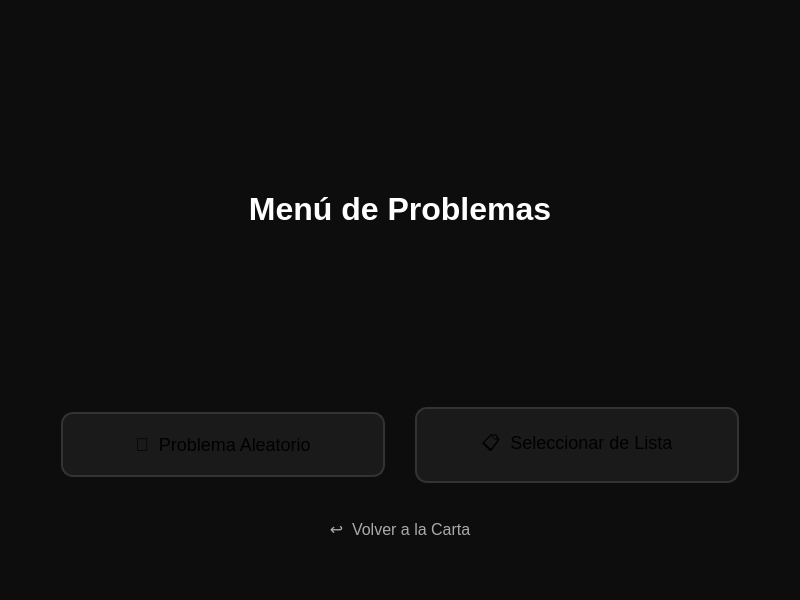
<?xml version="1.0" encoding="UTF-8"?>
<ui version="4.0">
 <class>QuizView</class>
 <widget class="QDialog" name="QuizView">
  <property name="geometry">
   <rect>
    <x>0</x>
    <y>0</y>
    <width>800</width>
    <height>600</height>
   </rect>
  </property>
  <property name="styleSheet">
    <string>
      QWidget#QuizView {
        background-color: #0d0d0d;
      }
      QPushButton#btnRandom, QPushButton#btnSelect {
        font-size: 18px;
        border-radius: 12px;
        padding: 20px;
        background-color: #1a1a1a;
        border: 2px solid #333333;
      }
      QPushButton#btnRandom:hover, QPushButton#btnSelect:hover {
        background-color: #252525;
        border-color: #e94560;
      }
    </string>
  </property>
  <layout class="QVBoxLayout" name="verticalLayout">
   <item>
    <widget class="QStackedWidget" name="stackedWidget">
     <property name="currentIndex">
      <number>0</number>
     </property>
     
     <!-- Page 0: Menu -->
     <widget class="QWidget" name="pageMenu">
      <layout class="QVBoxLayout" name="layoutMenu">
        <property name="spacing">
            <number>30</number>
        </property>
        <property name="leftMargin">
            <number>50</number>
        </property>
        <property name="rightMargin">
            <number>50</number>
        </property>
        <property name="topMargin">
            <number>50</number>
        </property>
        <property name="bottomMargin">
            <number>50</number>
        </property>

        <item>
            <widget class="QLabel" name="lblTitle">
                <property name="text"><string>Menú de Problemas</string></property>
                <property name="alignment"><set>Qt::AlignCenter</set></property>
                <property name="styleSheet"><string>font-size: 32px; font-weight: bold; color: #ffffff; margin-bottom: 20px;</string></property>
            </widget>
        </item>
        
        <item>
           <layout class="QHBoxLayout" name="layoutButtons">
              <property name="spacing">
                  <number>30</number>
              </property>
              <item>
                  <widget class="QPushButton" name="btnRandom">
                      <property name="text"><string>🎲  Problema Aleatorio</string></property>
                      <property name="minimumHeight"><number>150</number></property>
                      <property name="cursor"><cursorShape>PointingHandCursor</cursorShape></property>
                  </widget>
              </item>
              <item>
                  <widget class="QPushButton" name="btnSelect">
                      <property name="text"><string>📋  Seleccionar de Lista</string></property>
                      <property name="minimumHeight"><number>150</number></property>
                      <property name="cursor"><cursorShape>PointingHandCursor</cursorShape></property>
                  </widget>
              </item>
           </layout>
        </item>
        
        <item>
            <spacer name="spacerMenu"><property name="orientation"><enum>Qt::Vertical</enum></property></spacer>
        </item>

        <item>
            <widget class="QPushButton" name="btnBackToChart">
                <property name="text"><string>↩️  Volver a la Carta</string></property>
                <property name="cursor"><cursorShape>PointingHandCursor</cursorShape></property>
                <property name="class" stdset="0"><string>ghost</string></property>
                <property name="styleSheet"><string>font-size: 16px; color: #aaaaaa; background: transparent; border: none;</string></property>
            </widget>
        </item>
      </layout>
     </widget>

     <!-- Page 1: List -->
     <widget class="QWidget" name="pageList">
       <layout class="QVBoxLayout" name="layoutList">
         <item><widget class="QLabel" name="lblListTitle"><property name="text"><string>Selecciona un problema</string></property><property name="styleSheet"><string>font-size: 24px; font-weight: bold; color: white;</string></property></widget></item>
         <item>
            <layout class="QHBoxLayout" name="layoutListActions">
                <item><widget class="QPushButton" name="btnAddQuestion"><property name="text"><string>➕  Crear Pregunta</string></property><property name="class" stdset="0"><string>primary</string></property><property name="cursor"><cursorShape>PointingHandCursor</cursorShape></property></widget></item>
                <item><spacer name="spacerListAction"><property name="orientation"><enum>Qt::Horizontal</enum></property></spacer></item>
            </layout>
         </item>
         <item><widget class="QListWidget" name="problemList"/></item>
         <item><widget class="QPushButton" name="btnBackFromList"><property name="text"><string>↩️  Volver</string></property><property name="class" stdset="0"><string>ghost</string></property></widget></item>
       </layout>
     </widget>

     <!-- Page 2: Problem (Existing) -->
     <widget class="QWidget" name="pageProblem">
       <layout class="QVBoxLayout" name="layoutProblem">
         <item><widget class="QLabel" name="labelQuestion">
           <property name="text"><string>Pregunta...</string></property>
           <property name="wordWrap"><bool>true</bool></property>
           <property name="styleSheet"><string>font-size: 22px; font-weight: bold; color: white; margin-bottom: 20px;</string></property>
         </widget></item>
         
         <item><widget class="QRadioButton" name="rbAnswer1"><property name="text"><string>Respuesta 1</string></property><property name="styleSheet"><string>padding: 15px; font-size: 16px;</string></property><property name="cursor"><cursorShape>PointingHandCursor</cursorShape></property></widget></item>
         <item><widget class="QRadioButton" name="rbAnswer2"><property name="text"><string>Respuesta 2</string></property><property name="styleSheet"><string>padding: 15px; font-size: 16px;</string></property><property name="cursor"><cursorShape>PointingHandCursor</cursorShape></property></widget></item>
         <item><widget class="QRadioButton" name="rbAnswer3"><property name="text"><string>Respuesta 3</string></property><property name="styleSheet"><string>padding: 15px; font-size: 16px;</string></property><property name="cursor"><cursorShape>PointingHandCursor</cursorShape></property></widget></item>
         <item><widget class="QRadioButton" name="rbAnswer4"><property name="text"><string>Respuesta 4</string></property><property name="styleSheet"><string>padding: 15px; font-size: 16px;</string></property><property name="cursor"><cursorShape>PointingHandCursor</cursorShape></property></widget></item>
         
         <item><widget class="QLabel" name="labelFeedback">
           <property name="text"><string></string></property>
           <property name="alignment"><set>Qt::AlignCenter</set></property>
           <property name="styleSheet"><string>font-size: 18px; font-weight: bold; margin: 20px;</string></property>
         </widget></item>

         <item>
           <layout class="QHBoxLayout" name="layoutActions">
             <item><widget class="QPushButton" name="btnVerify"><property name="text"><string>✅  Verificar Solución</string></property><property name="class" stdset="0"><string>primary</string></property><property name="cursor"><cursorShape>PointingHandCursor</cursorShape></property></widget></item>
             <item><widget class="QPushButton" name="btnBackFromProblem"><property name="text"><string>↩️  Volver al Menú</string></property><property name="class" stdset="0"><string>ghost</string></property><property name="cursor"><cursorShape>PointingHandCursor</cursorShape></property></widget></item>
           </layout>
         </item>
         <item><spacer name="spacerProb"><property name="orientation"><enum>Qt::Vertical</enum></property></spacer></item>
       </layout>
     </widget>

     <!-- Page 3: Create Problem -->
     <widget class="QWidget" name="pageCreate">
        <layout class="QVBoxLayout" name="layoutCreate">
            <item><widget class="QLabel" name="lblCreateTitle"><property name="text"><string>Crear Nueva Pregunta</string></property><property name="styleSheet"><string>font-size: 20px; font-weight: bold; color: white; margin-bottom: 20px;</string></property></widget></item>
            
            <item><widget class="QLineEdit" name="editQuestionText"><property name="placeholderText"><string>Enunciado de la pregunta...</string></property></widget></item>
            
            <item><widget class="QLabel" name="lblAnswers"><property name="text"><string>Respuestas (Marca la correcta):</string></property><property name="styleSheet"><string>margin-top: 20px; font-weight: bold;</string></property></widget></item>
            
            <item>
                <layout class="QHBoxLayout" name="layoutAns1">
                    <item><widget class="QRadioButton" name="rbCorrect1"><property name="text"><string/></property></widget></item>
                    <item><widget class="QLineEdit" name="editAnswer1"><property name="placeholderText"><string>Opción 1</string></property></widget></item>
                </layout>
            </item>
            <item>
                <layout class="QHBoxLayout" name="layoutAns2">
                    <item><widget class="QRadioButton" name="rbCorrect2"><property name="text"><string/></property></widget></item>
                    <item><widget class="QLineEdit" name="editAnswer2"><property name="placeholderText"><string>Opción 2</string></property></widget></item>
                </layout>
            </item>
            <item>
                <layout class="QHBoxLayout" name="layoutAns3">
                    <item><widget class="QRadioButton" name="rbCorrect3"><property name="text"><string/></property></widget></item>
                    <item><widget class="QLineEdit" name="editAnswer3"><property name="placeholderText"><string>Opción 3</string></property></widget></item>
                </layout>
            </item>
            <item>
                <layout class="QHBoxLayout" name="layoutAns4">
                    <item><widget class="QRadioButton" name="rbCorrect4"><property name="text"><string/></property></widget></item>
                    <item><widget class="QLineEdit" name="editAnswer4"><property name="placeholderText"><string>Opción 4</string></property></widget></item>
                </layout>
            </item>

            <item>
                <layout class="QHBoxLayout" name="layoutCreateActions">
                    <item><widget class="QPushButton" name="btnSaveQuestion"><property name="text"><string>💾  Guardar Pregunta</string></property><property name="class" stdset="0"><string>primary</string></property><property name="cursor"><cursorShape>PointingHandCursor</cursorShape></property></widget></item>
                    <item><widget class="QPushButton" name="btnCancelCreate"><property name="text"><string>❌  Cancelar</string></property></widget></item>
                </layout>
            </item>
            <item><spacer name="spacerCreate"><property name="orientation"><enum>Qt::Vertical</enum></property></spacer></item>
        </layout>
     </widget>

    </widget>
   </item>
  </layout>
 </widget>
 <resources/>
 <connections/>
</ui>
